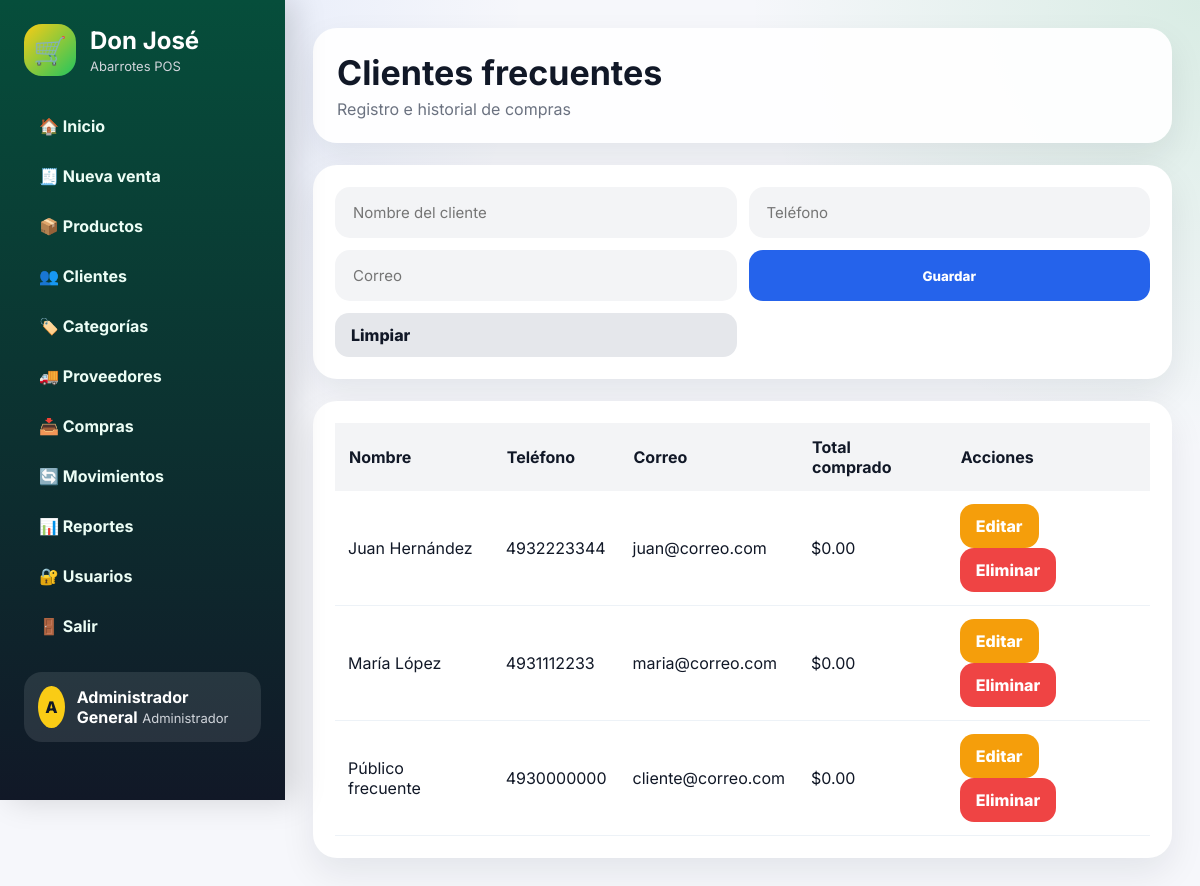
/clientes.php (signed in), run on the app's committed database.
### tables this page shows
CREATE TABLE clientes (
    id_cliente INT AUTO_INCREMENT PRIMARY KEY,
    nombre VARCHAR(100) NOT NULL,
    telefono VARCHAR(20),
    correo VARCHAR(100)
);

### clientes.php (the view, shortened to what this page needs)
<?php
include "auth.php"; include "config/conexion.php"; $mensaje="";
$editar=null; if(isset($_GET["editar"])){ $id=$_GET["editar"]; $editar=$conn->query("SELECT * FROM clientes WHERE id_cliente=$id")->fetch_assoc(); }
$datos=$conn->query("SELECT c.*, IFNULL(SUM(v.total),0) AS total_compras FROM clientes c LEFT JOIN ventas v ON c.id_cliente=v.id_cliente GROUP BY c.id_cliente ORDER BY c.nombre");
?>
<!DOCTYPE html><html lang="es"><head><meta charset="UTF-8"><title>Clientes</title><link rel="stylesheet" href="assets/css/estilos.css"></head><body><?php include "menu.php"; ?><main class="main">
<header class="topbar"><div><h1>Clientes frecuentes</h1><p>Registro e historial de compras</p></div></header>
<section class="panel"><form method="POST" class="form-grid">
<input name="nombre" placeholder="Nombre del cliente" required value="<?php echo $editar["nombre"] ?? ""; ?>">
<input name="telefono" placeholder="Teléfono" value="<?php echo $editar["telefono"] ?? ""; ?>">
<input name="correo" placeholder="Correo" value="<?php echo $editar["correo"] ?? ""; ?>">
<button name="guardar">Guardar</button><a class="btn-secundario" href="clientes.php">Limpiar</a>
</form></section>
<section class="panel"><table><thead><tr><th>Nombre</th><th>Teléfono</th><th>Correo</th><th>Total comprado</th><th>Acciones</th></tr></thead><tbody><?php while($r=$datos->fetch_assoc()){ ?><tr><td><?php echo $r["nombre"]; ?></td><td><?php echo $r["telefono"]; ?></td><td><?php echo $r["correo"]; ?></td><td>$<?php echo number_format($r["total_compras"],2); ?></td><td><a class="btn-editar" href="?editar=<?php echo $r["id_cliente"]; ?>">Editar</a> <a class="btn-eliminar" onclick="return confirm('¿Eliminar?')" href="?eliminar=<?php echo $r["id_cliente"]; ?>">Eliminar</a></td></tr><?php } ?></tbody></table></section>
</main></body></html>

### assets/css/estilos.css (style rules this page uses)
:root { --fondo:#f6f7fb;--oscuro:#111827;--gris:#6b7280;--borde:#e5e7eb;--azul:#2563eb;--verde:#16a34a;--rojo:#ef4444;--naranja:#f59e0b;--morado:#7c3aed;--rosa:#db2777;--sombra:0 15px 35px rgba(17,24,39,.08) }
* { box-sizing:border-box;font-family:'Inter',Arial,sans-serif }
body { margin:0;background:radial-gradient(circle at top left,rgba(37,99,235,.12),transparent 35%),radial-gradient(circle at top right,rgba(22,163,74,.13),transparent 30%),var(--fondo);color:var(--oscuro) }
.main { margin-left:285px;width:calc(100% - 285px);padding:28px }
.topbar { background:rgba(255,255,255,.94);padding:24px;border-radius:24px;box-shadow:var(--sombra);display:flex;justify-content:space-between;align-items:center;margin-bottom:22px }
.topbar h1 { margin:0;font-size:34px }
.topbar p { margin:6px 0 0;color:var(--gris) }
.panel { background:white;border-radius:24px;box-shadow:var(--sombra);padding:22px;margin-bottom:22px;overflow:auto }
button,.btn-rojo,.btn-secundario,.btn-editar,.btn-eliminar { border:none;cursor:pointer;border-radius:14px;padding:12px 16px;background:var(--azul);color:white;font-weight:800;text-decoration:none;display:inline-block }
.btn-rojo,.btn-eliminar { background:var(--rojo) }
.btn-secundario { background:#e5e7eb;color:#111827 }
.btn-editar { background:var(--naranja) }
input,select { padding:14px 16px;border:2px solid transparent;outline:none;border-radius:15px;background:#f3f4f6;font-size:15px }
.form-grid { display:grid;grid-template-columns:repeat(4,1fr);gap:12px }
table { width:100%;border-collapse:collapse }
th { background:#f3f4f6;text-align:left;padding:14px }
td { padding:13px;border-bottom:1px solid #edf2f7 }
@media (max-width:1250px) { .form-grid { grid-template-columns:1fr 1fr } }

### data on the page
clientes: nombre "Juan Hernández", telefono "4932223344", correo "juan@correo.com", total_compras "0.00"
clientes: nombre "María López", telefono "4931112233", correo "maria@correo.com", total_compras "0.00"
clientes: nombre "Público frecuente", telefono "4930000000", correo "cliente@correo.com", total_compras "0.00"

### other printed values
substr($_SESSION["nombre"],0,1) "A"
$_SESSION["nombre"] "Administrador General"
$_SESSION["rol"] "Administrador"
